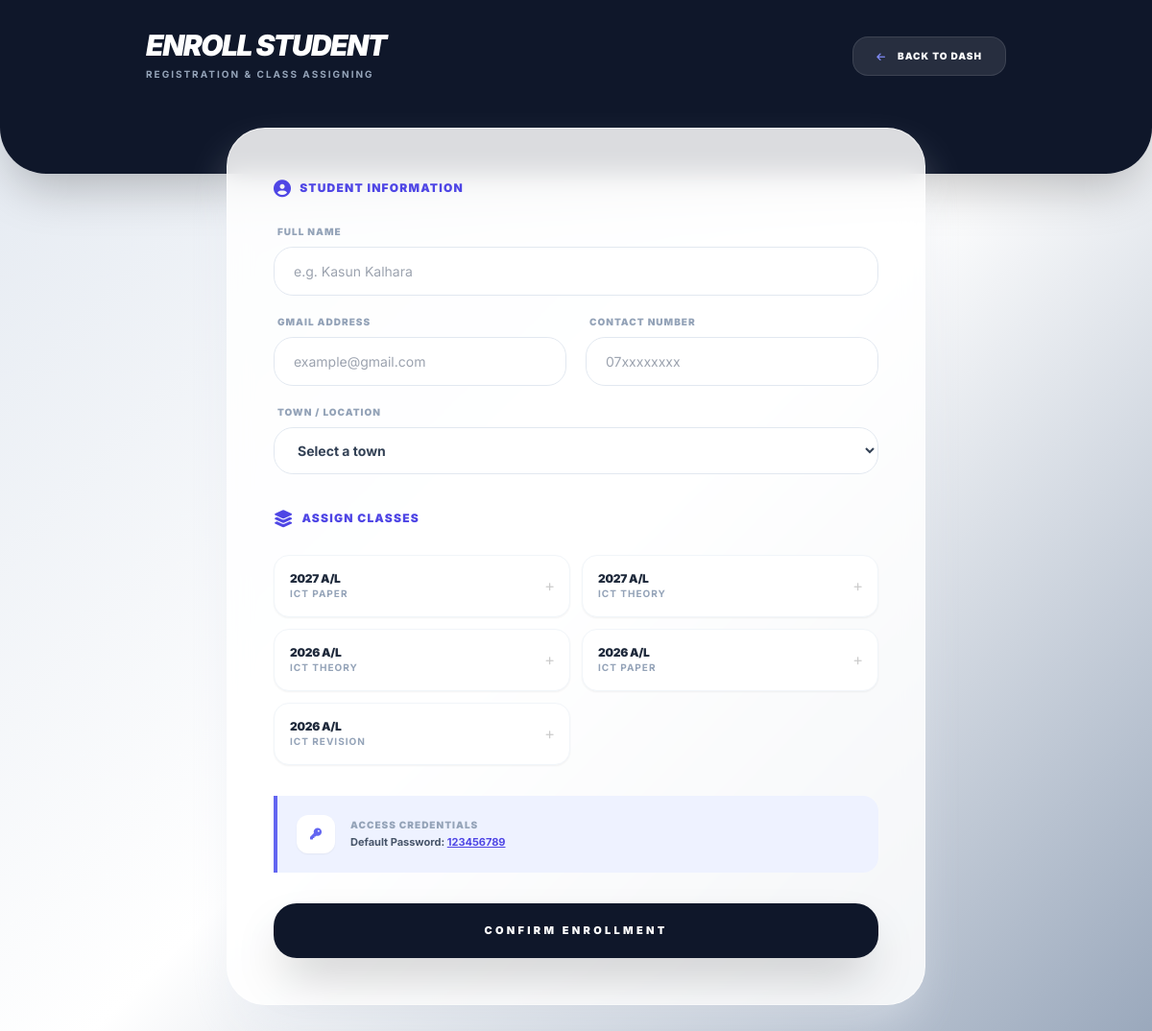
Screenshot of /student_reg.php (signed in) with the database file from the repository.
### tables this page shows
CREATE TABLE `classes` (
  `class_id` int(11) NOT NULL,
  `teacher_id` int(11) NOT NULL,
  `exam_year` varchar(10) DEFAULT NULL,
  `stream` enum('O/L','A/L') DEFAULT NULL,
  `subject` varchar(100) DEFAULT NULL,
  `class_fee` decimal(10,2) DEFAULT 0.00,
  `fee_type` enum('day','monthly') DEFAULT 'monthly'
);

### student_reg.php (the view, shortened to what this page needs)
<?php
include 'config.php';
$teacher_id = $_SESSION['user_id'];
$classes_list = $conn->query("SELECT * FROM classes WHERE teacher_id = '$teacher_id' ORDER BY exam_year DESC");
?>
<!DOCTYPE html>
<html lang="en">
<head>
    <script src="https://cdn.tailwindcss.com"></script>
    <link rel="stylesheet" href="https://cdnjs.cloudflare.com/ajax/libs/font-awesome/6.4.0/css/all.min.css">
</head>
<body class="min-h-screen pb-24">
    <div class="bg-slate-900 text-white pb-24 pt-8 px-6 rounded-b-[3rem] shadow-2xl">
        <div class="max-w-4xl mx-auto flex flex-col md:flex-row justify-between items-center gap-6">
            <div>
                <h1 class="text-3xl font-black italic tracking-tighter uppercase leading-none">Enroll Student</h1>
                <p class="text-slate-400 text-[10px] font-bold uppercase tracking-[0.2em] mt-2">Registration & Class Assigning</p>
            </div>
            <a href="admin_page.php" class="bg-white/10 hover:bg-white/20 px-6 py-3 rounded-2xl transition-all border border-white/10 text-[10px] font-black uppercase tracking-widest flex items-center gap-3">
                <i class="fas fa-arrow-left text-indigo-400"></i> Back to Dash
            </a>
        </div>
    </div>
    <main class="max-w-3xl mx-auto px-5 -mt-12">
        <div class="glass-card shadow-2xl shadow-slate-200/60 p-8 md:p-12">
            <form action="" method="POST" class="space-y-8">
                <div>
                    <h3 class="text-xs font-black text-indigo-600 uppercase tracking-widest mb-6 flex items-center gap-2">
                        <i class="fas fa-user-circle text-lg"></i> Student Information
                    </h3>
                    <div class="grid grid-cols-1 md:grid-cols-2 gap-5">
                        <div class="md:col-span-2">
                            <label class="block text-[10px] font-black text-slate-400 uppercase tracking-widest mb-2 ml-1">Full Name</label>
                            <input type="text" name="full_name" class="form-input" placeholder="e.g. Kasun Kalhara" required>
                        </div>
                        <div>
                            <label class="block text-[10px] font-black text-slate-400 uppercase tracking-widest mb-2 ml-1">Gmail Address</label>
                            <input type="email" name="gmail" class="form-input" placeholder="example@gmail.com" required>
                        </div>
                        <div>
                            <label class="block text-[10px] font-black text-slate-400 uppercase tracking-widest mb-2 ml-1">Contact Number</label>
                            <input type="text" name="contact_number" class="form-input" placeholder="07xxxxxxxx" required>
                        </div>
                        <div class="md:col-span-2">
                            <label class="block text-[10px] font-black text-slate-400 uppercase tracking-widest mb-2 ml-1">Town / Location</label>
                            <select name="town" class="form-input font-bold text-slate-700 cursor-pointer">
                                <option value="">Select a town</option>
                            </select>
                        </div>
                    </div>
                </div>
                <div>
                    <h3 class="text-xs font-black text-indigo-600 uppercase tracking-widest mb-6 flex items-center gap-2">
                        <i class="fas fa-layer-group text-lg"></i> Assign Classes
                    </h3>
                    <div class="grid grid-cols-1 sm:grid-cols-2 gap-3">
                        <?php if($classes_list->num_rows > 0): ?>
                            <?php while($c = $classes_list->fetch_assoc()): ?>
                                <div class="relative">
                                    <label for="cls_<?= $c['class_id'] ?>" class="flex items-center justify-between p-4 bg-white border border-slate-100 rounded-2xl cursor-pointer transition-all hover:border-indigo-300 shadow-sm">
                                        <div class="flex flex-col">
                                            <span class="text-xs font-black text-slate-800 uppercase tracking-tight">
                                                <?= $c['exam_year'] ?> <?= $c['stream'] ?>
                                            </span>
                                            <span class="text-[10px] font-bold text-slate-400 uppercase tracking-widest">
                                                <?= $c['subject'] ?>
                                            </span>
                                        </div>
                                        <i class="fas fa-plus text-[10px] opacity-20"></i>
                                    </label>
                                </div>
                            <?php endwhile; ?>
                        <?php else: ?>
                            <div class="col-span-2 p-6 bg-slate-50 rounded-2xl border border-dashed border-slate-200 text-center text-slate-400 font-bold text-[10px] uppercase tracking-widest">
                                No classes found. Create a class first.
                            </div>
                        <?php endif; ?>
                    </div>
                </div>
                <div class="p-5 bg-indigo-50 border-l-4 border-indigo-500 rounded-r-2xl flex items-center gap-4">
                    <div class="w-10 h-10 bg-white rounded-xl flex items-center justify-center text-indigo-500 shadow-sm">
                        <i class="fas fa-key text-xs"></i>
                    </div>
                    <div>
                        <p class="text-[10px] font-black text-slate-400 uppercase tracking-widest mb-0.5">Access Credentials</p>
                        <p class="text-[11px] font-bold text-slate-600">Default Password: <span class="text-indigo-600 underline">123456789</span></p>
                    </div>
                </div>
                <button type="submit" name="register" class="w-full py-5 bg-slate-900 text-white rounded-[1.5rem] font-black text-[11px] uppercase tracking-[0.3em] hover:bg-black shadow-2xl transition-all active:scale-[0.98]">
                    Confirm Enrollment
                </button>
            </form>
        </div>
    </main>
</body>
</html>

### student_reg.php (style rules this page uses)
body { font-family: 'Inter', sans-serif; background: linear-gradient(135deg, #e2e8f0 0%, #ffffff 50%, #94a3b8 100%); background-attachment: fixed; min-height: 100vh; }
.glass-card { background: rgba(255, 255, 255, 0.85); backdrop-filter: blur(12px); border: 1px solid rgba(255, 255, 255, 0.6); border-radius: 2.5rem; }
.form-input { width: 100%; padding: 14px 20px; border-radius: 1.25rem; border: 1px solid #e2e8f0; outline: none; transition: all 0.3s; background: rgba(255, 255, 255, 0.9); font-size: 14px; }

### rows the page displays
classes: exam_year "2027", stream "A/L", subject "ICT PAPER"
classes: exam_year "2027", stream "A/L", subject "ICT THEORY"
classes: exam_year "2026", stream "A/L", subject "ICT THEORY"
classes: exam_year "2026", stream "A/L", subject "ICT PAPER"
classes: exam_year "2026", stream "A/L", subject "ICT REVISION"
